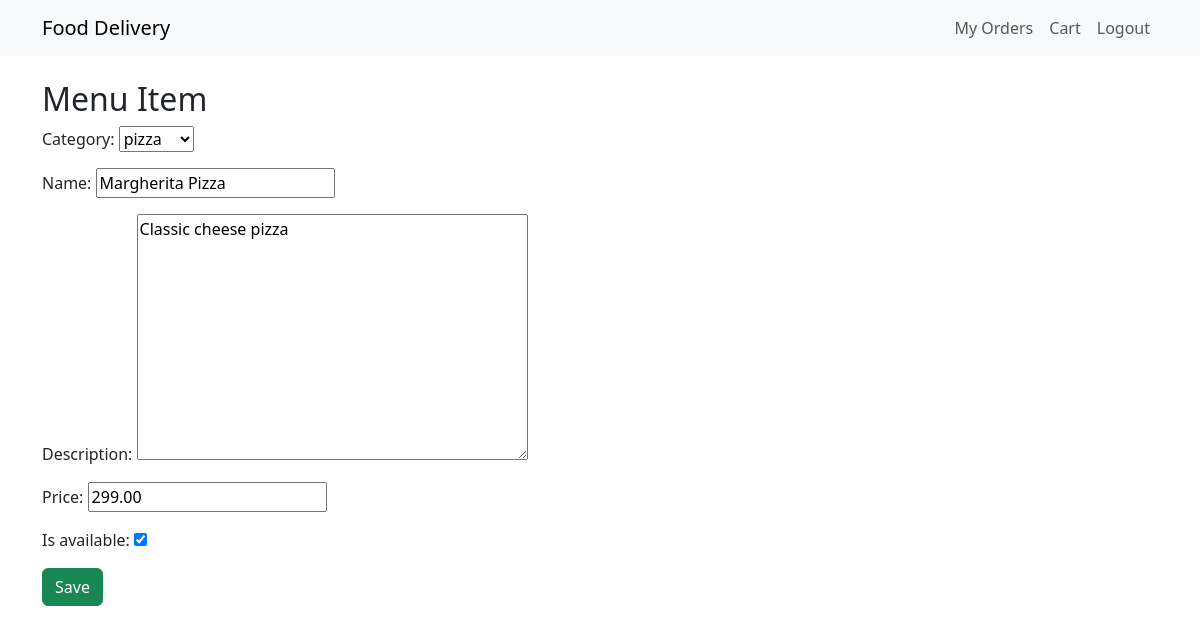
/restaurant/menu/1/edit/ (signed in), run on the app's committed database.
### food/models.py (models this page shows, shortened)
class MenuItem(models.Model):
    restaurant = models.ForeignKey(Restaurant, on_delete=models.CASCADE, related_name='menu_items')
    category = models.ForeignKey(Category, on_delete=models.SET_NULL, null=True, blank=True)
    name = models.CharField(max_length=200)
    description = models.TextField(blank=True)
    price = models.DecimalField(max_digits=8, decimal_places=2, default=Decimal('0.00'))
    is_available = models.BooleanField(default=True)
    created_at = models.DateTimeField(auto_now_add=True)

class Category(models.Model):
    name = models.CharField(max_length=100)
    def __str__(self):
        return self.name

### food/views.py (the view)
# urls.py: path('restaurant/menu/<int:pk>/edit/', views.menu_item_edit, name='menu_item_edit'),
@login_required
def menu_item_edit(request, pk):
    restaurant = get_object_or_404(Restaurant, owner=request.user)
    menu_item = get_object_or_404(MenuItem, pk=pk, restaurant=restaurant)
    if request.method == 'POST':
        form = MenuItemForm(request.POST, instance=menu_item)
        if form.is_valid():
            form.save()
            return redirect('restaurant_dashboard')
    else:
        form = MenuItemForm(instance=menu_item)
    return render(request, 'food/menu_item_form.html', {'form': form})

### food/forms.py
class MenuItemForm(forms.ModelForm):
    class Meta:
        model = MenuItem
        fields = ['category', 'name', 'description', 'price', 'is_available']

### food/templates/food/menu_item_form.html
{% extends 'food/base.html' %}
{% block content %}
<h2>Menu Item</h2>
<form method="post">{% csrf_token %}
  {{ form.as_p }}
  <button class="btn btn-success" type="submit">Save</button>
</form>
{% endblock %}

### data on the page
MenuItem: category "pizza", description "Classic cheese pizza", price "299.00", is_available "☑"
Category: name "Margherita Pizza"
